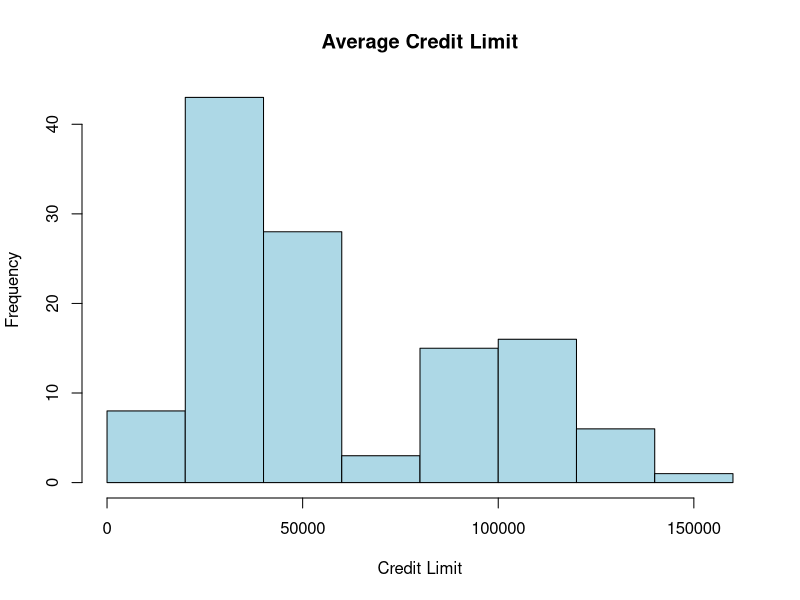
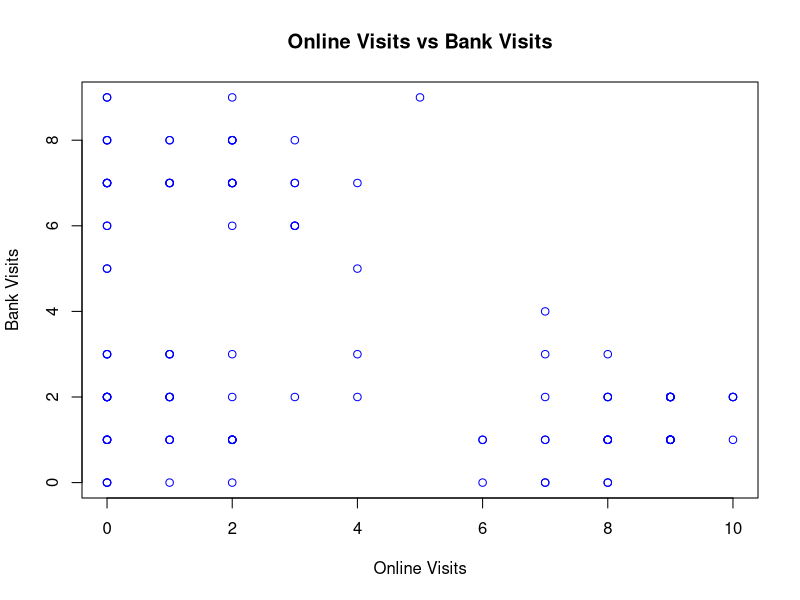
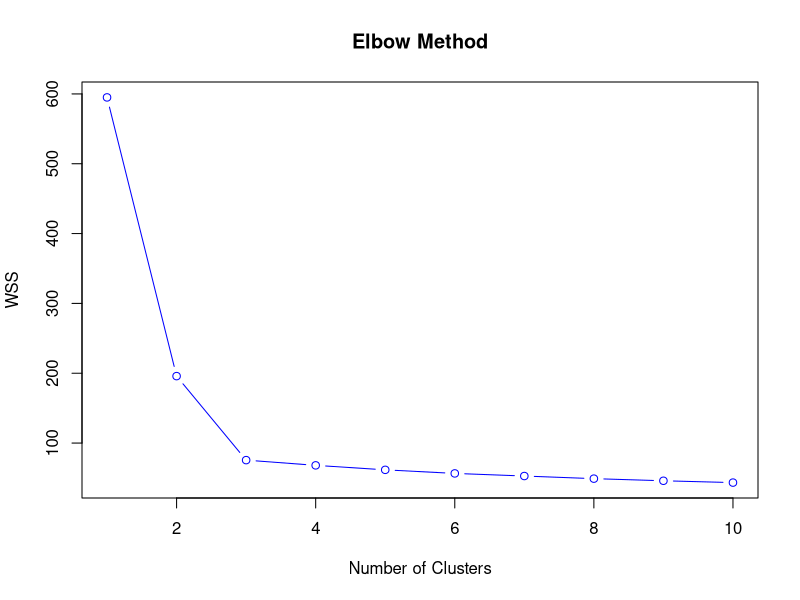
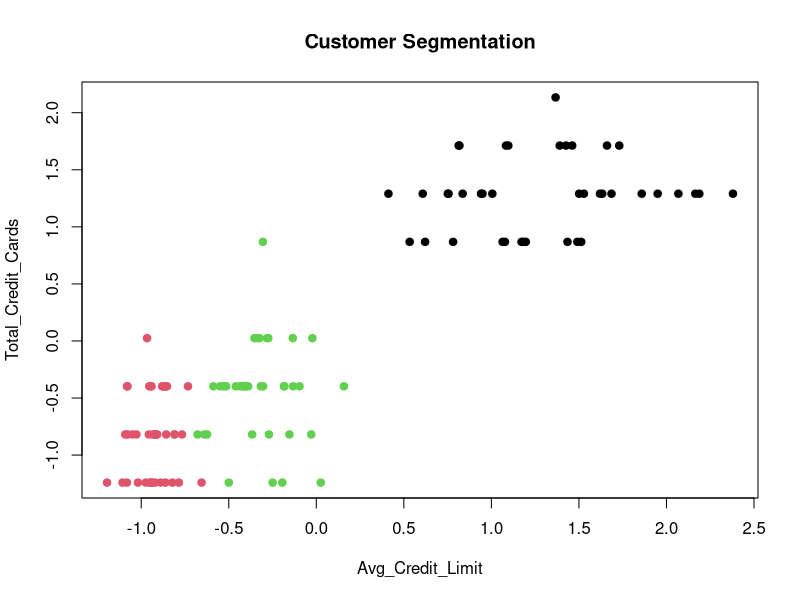

Write R code to recreate these figures, in order.
# C. Consider the dataset “Cust_Segmentation.csv”.
# (a) Pre-process the dataset and do an exploratory analysis on the variables, visualize relationships. Provide some of the insights that you infer from your results.
# (b) Apply customer segmentation on the customer dataset. Justify your clusters.
# (c) Create a profile for the customer segments.


# CUSTOMER SEGMENTATION USING K-MEANS

# Load dataset
mydata <- read.csv("Cust_Segmentation.csv")
View(mydata)

# (a) DATA PREPROCESSING AND EDA

# Structure and summary
str(mydata)
summary(mydata)

# Check missing values
sum(is.na(mydata))

# Remove missing values and duplicates
mydata <- na.omit(mydata)
mydata <- unique(mydata)

# Select numerical columns for clustering
data <- mydata[, sapply(mydata, is.numeric)]

# Remove customer ID if present
data <- data[, !names(data) %in% c("CustomerID", "Customer_ID")]

# Histogram
hist(data$Avg_Credit_Limit,
     main="Average Credit Limit",
     xlab="Credit Limit",
     col="lightblue")

# Scatter plot
plot(data$Total_visits_online, data$Total_visits_bank,
     main="Online Visits vs Bank Visits",
     xlab="Online Visits",
     ylab="Bank Visits",
     col="blue")

# Correlation
cor(data)

# Standardize data
scaled_data <- scale(data)

# (b) CUSTOMER SEGMENTATION

# Elbow method
wss <- numeric(10)

for(i in 1:10)
{
  wss[i] <- kmeans(scaled_data, centers=i, nstart=25)$tot.withinss
}

plot(1:10, wss, type="b",
     main="Elbow Method",
     xlab="Number of Clusters",
     ylab="WSS",
     col="blue")

# Apply K-Means
set.seed(123)
model <- kmeans(scaled_data, centers=3, nstart=25)

# Display clusters
print(model)

# Cluster plot
plot(scaled_data[,1], scaled_data[,2],
     col=model$cluster,
     pch=19,
     main="Customer Segmentation",
     xlab=names(data)[1],
     ylab=names(data)[2])

# Add cluster number
mydata$Cluster <- as.factor(model$cluster)

# (c) CUSTOMER PROFILING

# Cluster-wise customer count
table(mydata$Cluster)

# Average values of each cluster
aggregate(data, by=list(Cluster=model$cluster), mean)

# Display customer segments
print(mydata)
